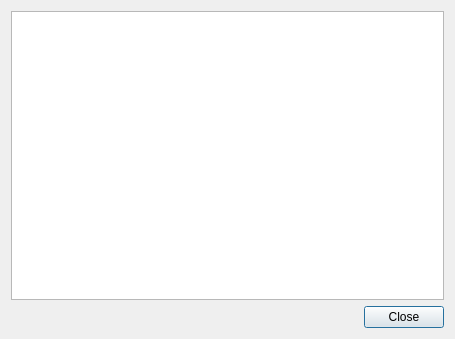
<?xml version="1.0" encoding="UTF-8"?>
<ui version="4.0">
 <class>ChangeLogsDialog</class>
 <widget class="QDialog" name="ChangeLogsDialog">
  <property name="geometry">
   <rect>
    <x>0</x>
    <y>0</y>
    <width>455</width>
    <height>339</height>
   </rect>
  </property>
  <property name="windowTitle">
   <string>Change logs</string>
  </property>
  <property name="windowIcon">
   <iconset theme="kommit"/>
  </property>
  <layout class="QVBoxLayout" name="verticalLayout">
   <item>
    <widget class="QTextBrowser" name="textBrowser">
     <property name="openLinks">
      <bool>false</bool>
     </property>
    </widget>
   </item>
   <item>
    <widget class="QDialogButtonBox" name="buttonBox">
     <property name="standardButtons">
      <set>QDialogButtonBox::Close</set>
     </property>
    </widget>
   </item>
  </layout>
 </widget>
 <resources/>
 <connections>
  <connection>
   <sender>buttonBox</sender>
   <signal>clicked(QAbstractButton*)</signal>
   <receiver>ChangeLogsDialog</receiver>
   <slot>accept()</slot>
   <hints>
    <hint type="sourcelabel">
     <x>49</x>
     <y>324</y>
    </hint>
    <hint type="destinationlabel">
     <x>1</x>
     <y>266</y>
    </hint>
   </hints>
  </connection>
 </connections>
</ui>
